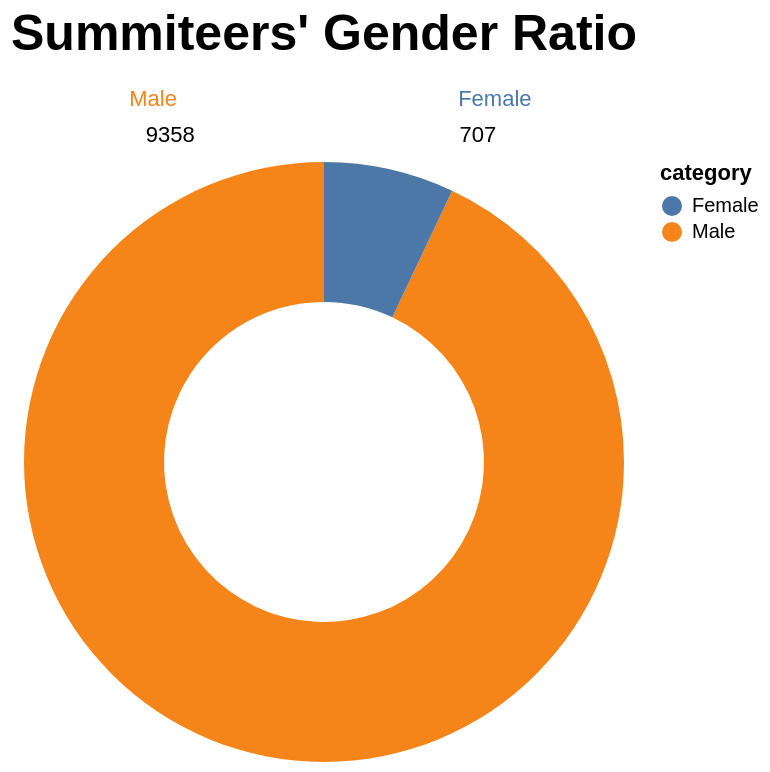

Express this chart as Vega-Lite.
### Vega-Lite specification from a JSON file in a GitHub repository (floating-point values rounded to 4 significant figures)
{"$schema": "https://vega.github.io/schema/vega-lite/v5.json", "description": "Ratio of Male and female summiteer", "width": "container", "height": 300, "background": null, "title": {"text": "Summiteers' Gender Ratio", "color": "black", "fontSize": 25, "anchor": "middle", "dy": -10}, "data": {"values": [{"category": "Male", "value": 9358}, {"category": "Female", "value": 707}]}, "encoding": {"theta": {"field": "value", "type": "quantitative"}, "color": {"field": "category", "type": "nominal"}}, "layer": [{"mark": {"type": "arc", "innerRadius": 80}, "encoding": {"theta": {"field": "value", "type": "quantitative"}, "color": {"field": "category", "type": "nominal"}, "tooltip": [{"field": "value", "type": "quantitative"}, {"field": "category", "type": "nominal"}]}}, {"mark": {"type": "text", "radius": 200}, "encoding": {"text": {"field": "category", "type": "nominal"}}}, {"mark": {"type": "text", "radius": 180}, "encoding": {"text": {"field": "value", "type": "quantitative"}, "color": {"value": "black"}}}], "view": {"stroke": null}}
